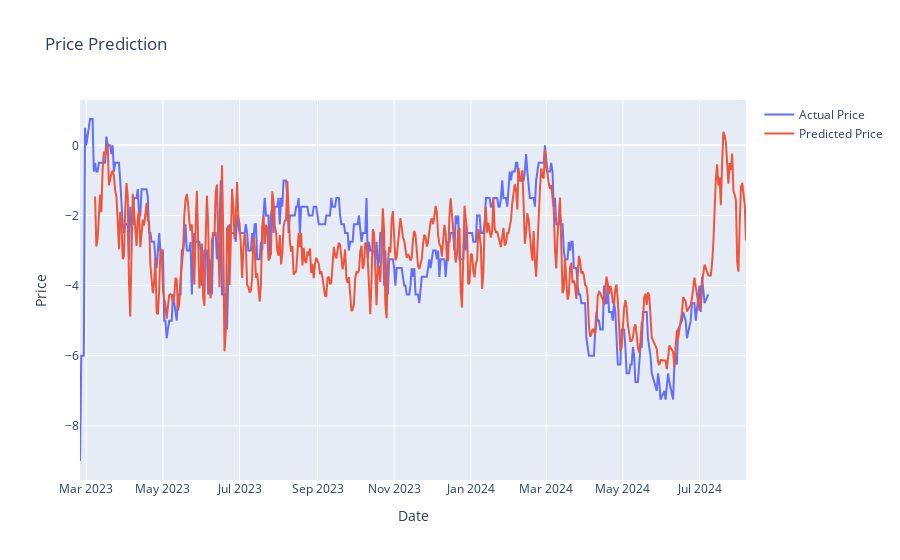

Source (notebook cell):
### Code cell
current_year_file = files[-1]
data = pd.read_csv(current_year_file)
data['Date'] = pd.to_datetime(data['Date'])
data = data[['Date', 'Price']]

# Prepare the data for prediction
data['Price'] = data['Price'].astype(float)
data = data.set_index('Date')
price = data['Price'].values

# Use the most recent model for prediction
model_file = 'lstm_model_2023.pt'
model = LSTM(input_size=1, hidden_layer_size=50, output_size=1).to(device)
model.load_state_dict(torch.load(model_file))
model.eval()

# Create sequences for prediction
def create_sequences(data, seq_length):
    xs = []
    ys = []
    for i in range(len(data) - seq_length):
        x = data[i:i + seq_length]
        y = data[i + seq_length]
        xs.append(x)
        ys.append(y)
    return np.array(xs), np.array(ys)

seq_length = 12  # Example sequence length

# Create sequences for prediction
X, y = create_sequences(price, seq_length)

X = torch.from_numpy(X).float().to(device)

# Make predictions
predictions = []
for seq in X:
    with torch.no_grad():
        model.hidden_cell = (torch.zeros(1, 1, model.hidden_layer_size).to(device),
                             torch.zeros(1, 1, model.hidden_layer_size).to(device))
        predictions.append(model(seq).item())

# Predict the next 7-10 days
pred_days = 30
last_seq = X[-1].cpu().numpy()

for _ in range(pred_days):
    seq = torch.from_numpy(last_seq).float().to(device)
    with torch.no_grad():
        model.hidden_cell = (torch.zeros(1, 1, model.hidden_layer_size).to(device),
                             torch.zeros(1, 1, model.hidden_layer_size).to(device))
        pred = model(seq).item()
        predictions.append(pred)
        last_seq = np.append(last_seq[1:], pred)

# Plot the predictions
all_dates = np.append(data.index[seq_length:], pd.date_range(start=data.index[-1], periods=pred_days + 1, inclusive='right')[1:])


# Plot the predictions
# plt.plot(all_dates, predictions, label='Predicted Price')
# plt.plot(data.index, price, label='Actual Price')
# plt.xlabel('Date')
# plt.ylabel('Price')
# plt.legend()
# plt.show()

# Create a Plotly figure
fig = go.Figure()

# Add actual price data to the figure
fig.add_trace(go.Scatter(x=data.index, y=price, mode='lines', name='Actual Price'))

# Add predicted price data to the figure
fig.add_trace(go.Scatter(x=all_dates, y=predictions, mode='lines', name='Predicted Price'))

# Update layout
fig.update_layout(
    title='Price Prediction',
    xaxis_title='Date',
    yaxis_title='Price'
)

# Show the figure
fig.show()

### Figure 1 — Plotly figure (JSON) as saved in the notebook; plotly's stock layout.template omitted (floating-point values rounded to 4 significant figures; data arrays with more than 128 entries replaced by an {"elided": "..."} marker saying what was removed)
{"data": [{"mode": "lines", "name": "Actual Price", "type": "scatter", "x": {"elided": "484 str values"}, "y": {"elided": "484 float values"}}, {"mode": "lines", "name": "Predicted Price", "type": "scatter", "x": {"elided": "501 str values"}, "y": {"elided": "502 float values"}}], "layout": {"title": {"text": "Price Prediction"}, "xaxis": {"title": {"text": "Date"}}, "yaxis": {"title": {"text": "Price"}}}}
